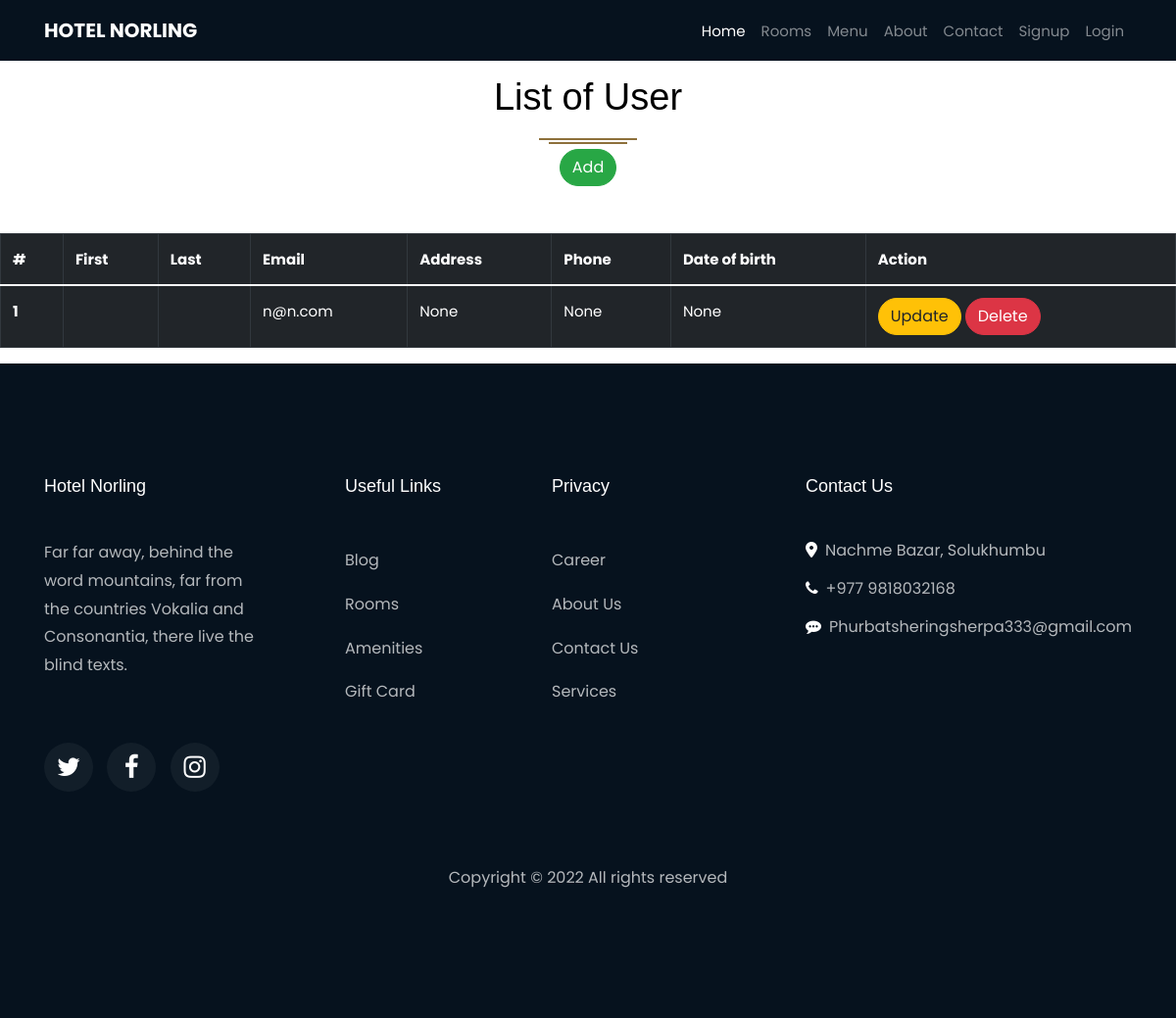
/auth/list, run on an earlier commit of the app's database.
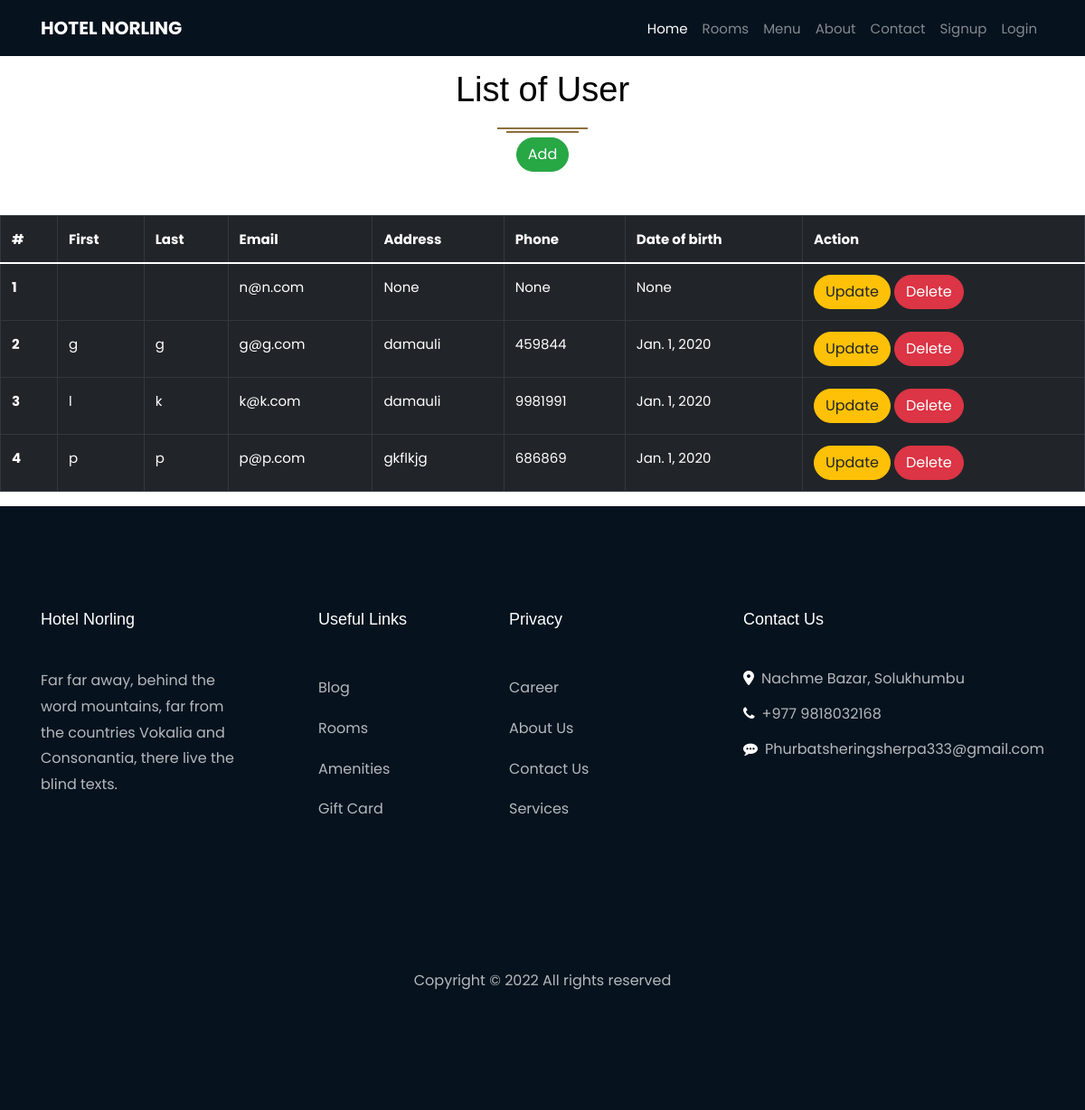
And on a later commit of the database.
### authentication/models.py (models this page shows)
class CustomUser(AbstractUser):
    username = None
    email = models.EmailField(_('email address'), unique=True)
    phone=models.BigIntegerField(null=True)
    dob=models.DateField(auto_now=False, auto_now_add=False,blank=True,null=True)
    address=models.CharField(max_length=100,null=True,blank=True)
    USERNAME_FIELD = 'email'
    REQUIRED_FIELDS = []
    objects = CustomUserManager()

### authentication/views.py (the view)
# urls.py: path('list',views.list,name="list"),
def list(request):
    list=CustomUser.objects.all()
    context={
        "list":list
    }
    return render(request,'auth/list.html',context)

### templates/auth/list.html
{%extends 'template.html'%}
{%block content%}
    <center>
      <div class="mt-2 heading-section text-center ftco-animate">
        <h2 class="mb-4">List of User</h2>
    </div>
        <a href="{%url 'adduser'%}"><button class="mb-5 btn btn-success">Add</button></a>
        <table class="table table-hover table-bordered table-dark">
            <thead>
              <tr>
                <th scope="col">#</th>
                <th scope="col">First</th>
                <th scope="col">Last</th>
                <th scope="col">Email</th>
                <th scope="col">Address</th>
                <th scope="col">Phone</th>
                <th scope="col">Date of birth</th>
                <th scope="col">Action</th>
              </tr>
            </thead>
            <tbody>
                {%for lists in list%}
              <tr>
                <th scope="row">{{lists.id}}</th>
                <td>{{lists.first_name}}</td>
                <td>{{lists.last_name}}</td>
                <td>{{lists.email}}</td>
                <td>{{lists.address}}</td>
                <td>{{lists.phone}}</td>
                <td>{{lists.dob}}</td>
                <td>
                   <a href="{%url 'updateuser' lists.id%}"><button class="btn btn-warning">Update</button></a>
                   <a href="{%url 'deleteuser' lists.id%}"><button class="btn btn-danger">Delete</button></a>
                </td>
              </tr>
              {%endfor%}
            </tbody>
          </table>
    </center>
{%endblock content%}

What changed in the data, as far as the page shows it:
added CustomUser: id "2", first_name "g", last_name "g", email "g@g.com", address "damauli", phone "459844", dob "Jan. 1, 2020"
added CustomUser: id "3", first_name "l", last_name "k", email "k@k.com", address "damauli", phone "9981991", dob "Jan. 1, 2020"
added CustomUser: id "4", first_name "p", last_name "p", email "p@p.com", address "gkflkjg", phone "686869", dob "Jan. 1, 2020"
